Frame 1 (no input): blank canvas, image omitted
Frame 60 (no input): blank canvas, image omitted
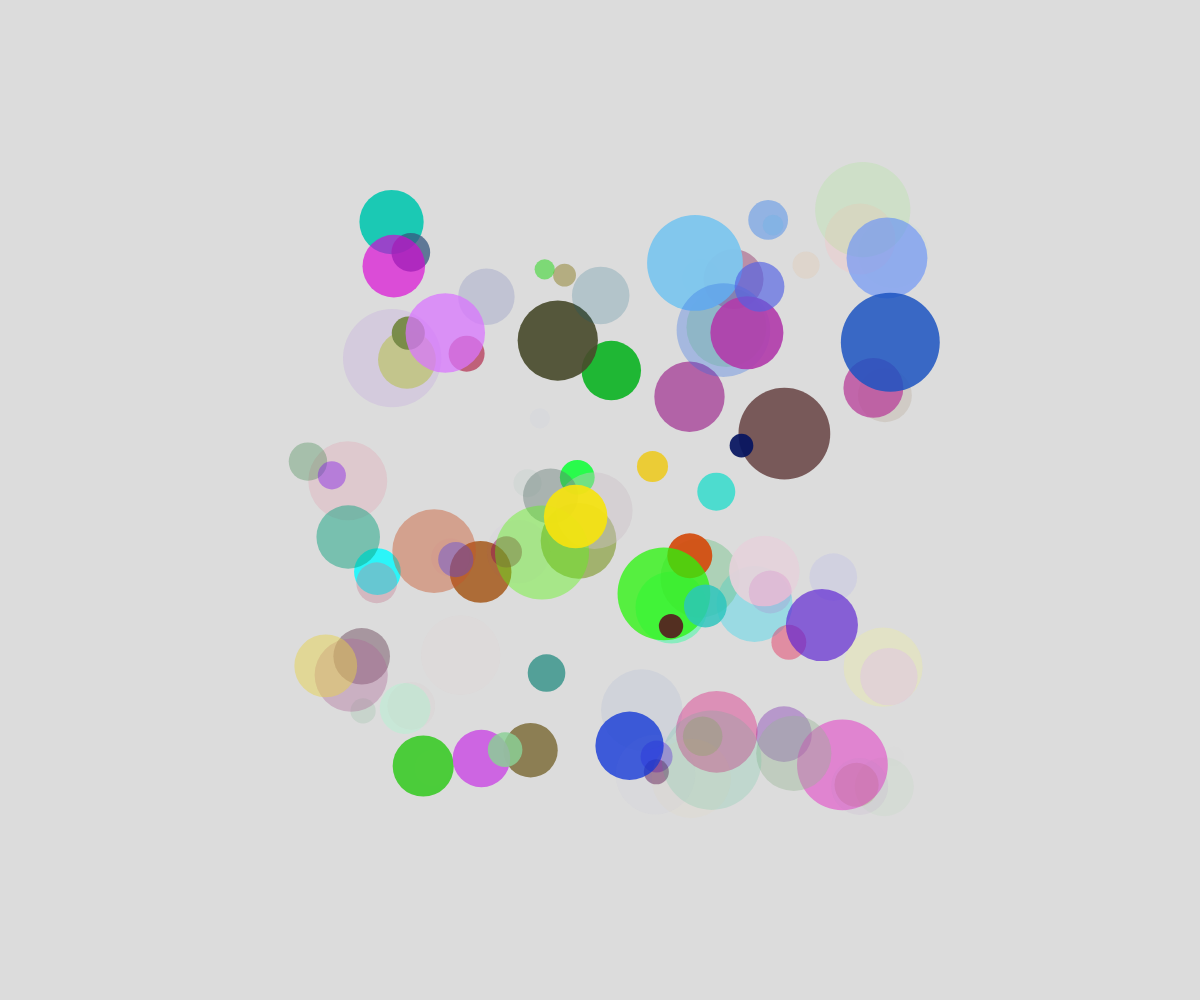
Frame 120 (the mouse pressed at the canvas centre since frame 60)

The p5.js sketch whose frames 1 and 60 were blank and that drew this single picture after the mouse press (run headless with seeded random() and noise() and a simulated clock; from frame 60 on, the mouse is pressed at the canvas centre):

// p5.js sketch
// ── sketch.js
// Array Many Bouncing Balls

let ballArray = [];

function setup() {
  createCanvas(windowWidth, windowHeight);

  
}

function draw() {
  background(220);

  for (let i = 0; i < ballArray.length; i++) {
    fill(ballArray[i].color);
    noStroke();
    ellipse(ballArray[i].x, ballArray[i].y, ballArray[i].radius * 2, ballArray[i].radius * 2);
    ballArray[i].x += ballArray[i].dx;
    ballArray[i].y += ballArray[i].dy;
  }

  
}


function mousePressed() {
  for (let i = 0; i < 100; i++) {
    let newBall = {
      x: mouseX,
      y: mouseY,
      dx: random(-5, 5),
      dy: random(-5, 5),
      radius:random(10, 50),
      color: color(random(255), random(255), random(255), random(255)),
    };
    ballArray.push(newBall);
  }
}
